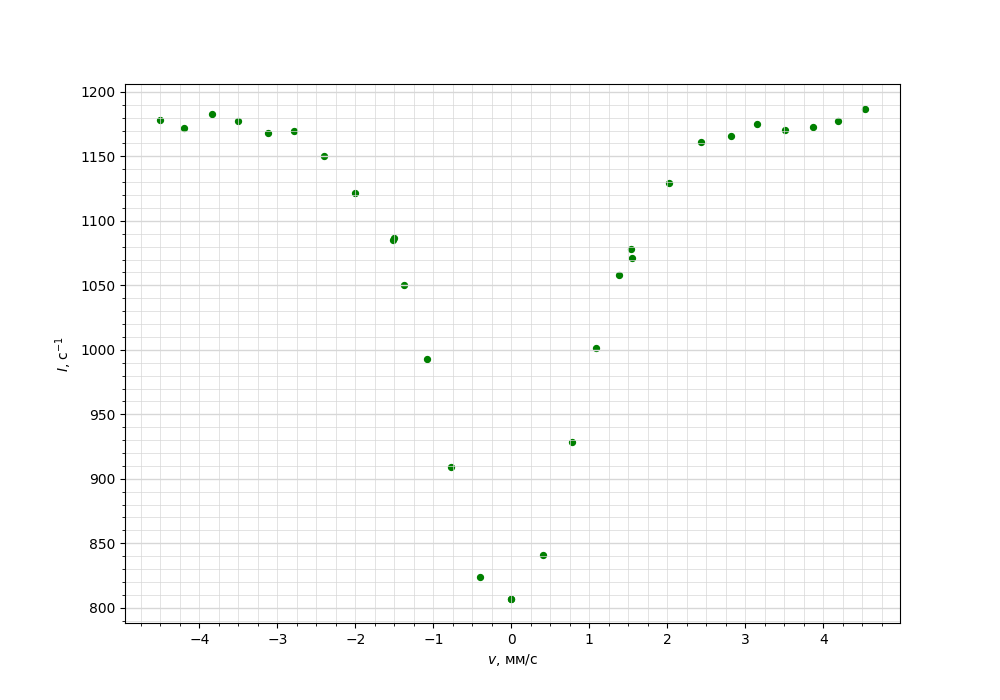

This figure's Python source:
import numpy as np
import matplotlib.pyplot as plt
from matplotlib.ticker import MultipleLocator

plt.figure(figsize=(10,7))  #Размер изображения

x = [
    0,
-4.5,
-4.19,
-3.84,
-3.5,
-3.12,
-2.79,
-2.4,
-2,
-1.5,
-1.52,
-1.37,
-1.08,
-0.77,
-0.4,
0,
4.53,
4.19,
3.87,
3.51,
3.15,
2.82,
2.43,
2.02,
1.55,
1.54,
1.38,
1.09,
0.78,
0.4
] # Координата x
y = [
   807.2,
1178.2,
1172.2,
1182.7,
1177.4,
1168.4,
1170,
1150.3,
1121.9,
1086.7,
1085.4,
1050.4,
992.7,
909,
823.9,
807.2,
1187.1,
1177.6,
1172.4,
1170.8,
1174.8,
1165.9,
1160.8,
1129.6,
1071.4,
1078.4,
1058.2,
1001.4,
928.7,
840.8
] # Координата y

plt.scatter(x, y, s=18, c='green')  # Экспериментальные точки на графике

plt.xlabel('$v$, мм/с') # Подпись абсцисс
plt.ylabel('$I$, с$^{-1}$') # Подпись ординат

DP = 2
ax = plt.gca()

## Характеристики сетки

ax.yaxis.set_minor_locator(MultipleLocator(10))
ax.yaxis.set_major_locator(MultipleLocator(50))
ax.xaxis.set_minor_locator(MultipleLocator(0.25))
ax.xaxis.set_major_locator(MultipleLocator(1))
ax.yaxis.grid(True,'major',linewidth=2/DP,linestyle='-',color='#d7d7d7')
ax.xaxis.grid(True,'minor',linewidth=1/DP,linestyle='-',color='#d7d7d7')
ax.yaxis.grid(True,'minor',linewidth=1/DP,linestyle='-',color='#d7d7d7')
ax.xaxis.grid(True,'major',linewidth=1/DP,linestyle='-',color='#d7d7d7',zorder=0)

plt.savefig('plot4')